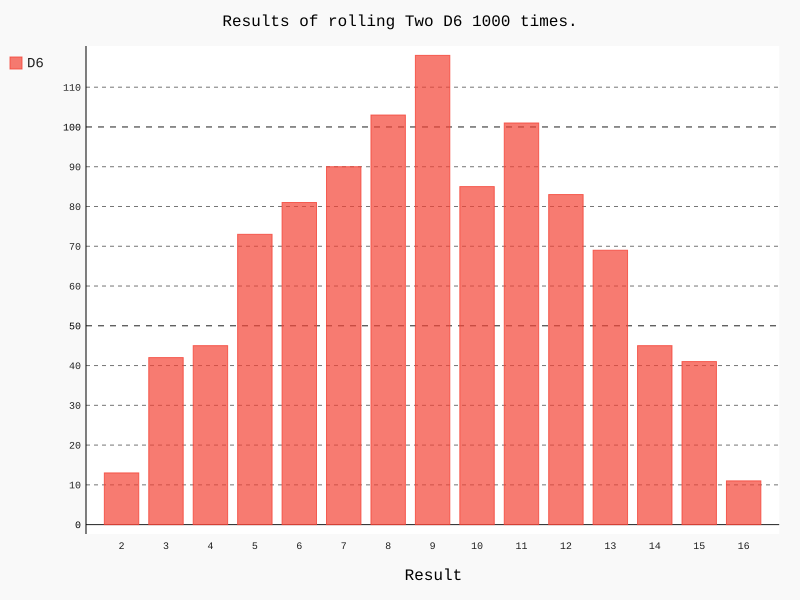

Generate this figure with Python:
# 同时掷两个骰子 总点数
# 模拟掷骰子
from data_visualization.day02.die import Die
import pygal

# 创建一个D6
die_1 = Die()
die_2 = Die(10)



# 储存掷骰子的结果
result = []
for roll_number in range(1000):
    result.append(die_1.roll() + die_2.roll())
print(result)

# 分析结果
frequencies = []
max_num = die_1.num_sides + die_2.num_sides
for value in range(2, max_num+1):
    frequency = result.count(value)
    frequencies.append(frequency)
print(frequencies)

# 对数据进行可视化
hist = pygal.Bar()

hist.title = 'Results of rolling Two D6 1000 times.'
hist.x_labels = list(range(2,max_num+1))
hist.x_title = "Result"
hist._y_title = "Frenquency of Result "

hist.add(title='D6',values=frequencies)
hist.render_to_file('die_visual_2.svg')
